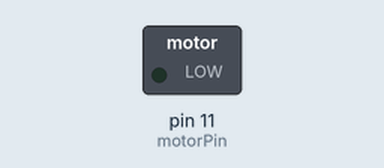
Recording of a sketch running on a simulated Arduino Uno, built with avr-gcc and run on an emulated ATmega328P. On the bench: switched loads named in the sketch (green lamp = pin HIGH).

Above: at 0.5 s.
At 3.5 s:
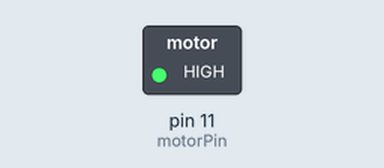
Timing chart, 0 to 7.8 s (numbered marks = the images above):
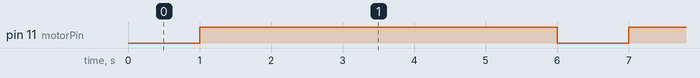

Measured:
- by itself, pin 11 (motorPin): alternates HIGH for 5.0 s and LOW for 1.0 s

The sketch:

motor.ino
```cpp
int motorPin = 11;
int potentPin = 5;

void setup() {
  pinMode(potentPin, INPUT);
  pinMode(motorPin, OUTPUT); // Set pin for output to control TIP120 Base pin
  //analogWrite(motorPin, 255); // By changing values from 0 to 255 you can control motor speed
}

// Read potentiometer value directly to motor
void loop() {
  analogWrite(motorPin, 0);
  delay(1000);
  analogWrite(motorPin, 255);
  delay(5000);
  //analogWrite(motorPin, analogRead(potent)/4);
}
```
